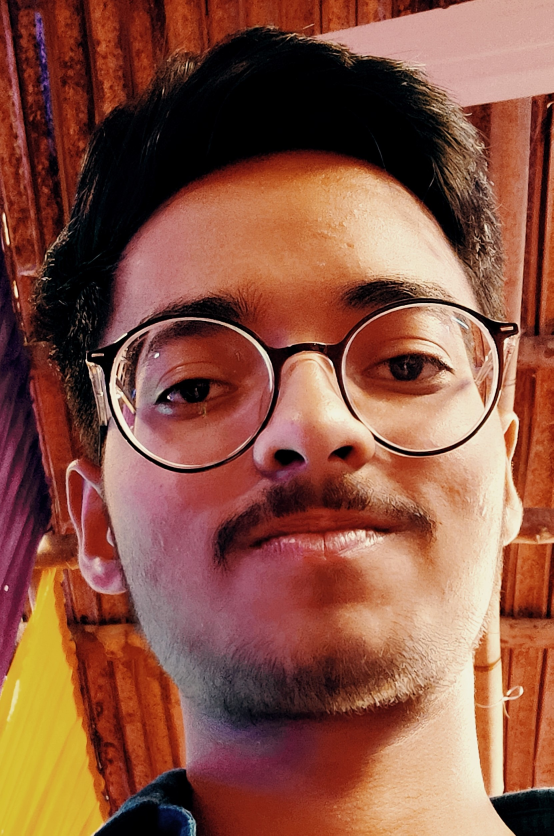
#> input picture OpenCV/ar.jpg, 1660 x 2507 px, given in place of the camera (shown at 1/3 size)
$ python video_detection.py
#> lines starting #> are read from the running program, lines starting #| are printed output that depends on the picture
import cv2,time
#"C:\\Users\Ayush Rajgor\\Downloads\\Video\\ai.mp4"
video= cv2.VideoCapture(0)
face_cascade =cv2.CascadeClassifier("xml\\haarcascade_frontalface_default.xml")
side_cascade =cv2.CascadeClassifier("xml\\haarcascade_profileface.xml")
up_cascade =cv2.CascadeClassifier("haarcascade_eye.xml")
a=1

while True:
    a=a+1
    check, frame=video.read()
#> frame is the input picture: shape (2507, 1660, 3); mean B, G, R 67.3, 84.7, 138.2
    gray=cv2.cvtColor(frame,cv2.COLOR_BGR2GRAY)
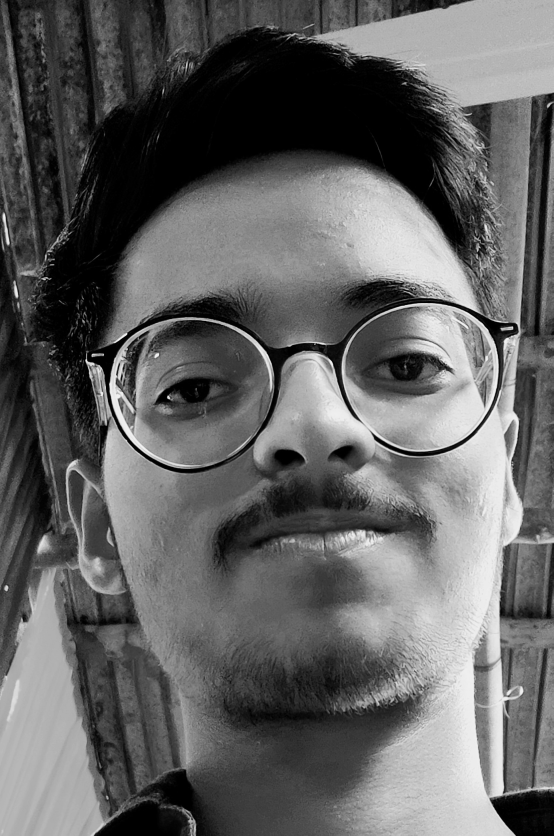
#> gray: shape (2507, 1660) (shown at 1/3 size); min 0, max 249, mean 98.7

    faces=face_cascade.detectMultiScale(gray,1.7,3)
#> faces = [[306, 1878, 69, 69], [262, 124, 118, 118], [899, 667, 118, 118]]
    #sides=side_cascade.detectMultiScale(gray,1.5,5)
    #upp = up_cascade.detectMultiScale(gray, 1.8, 7)

    for (x, y, w, h )in faces:
        cv2.rectangle(frame, (x, y), (x + w, y + h), (0, 255, 0), 3)
#> this loop made 3 passes
        # [5 lines of commented-out code are left out]

    resize = cv2.resize(frame,(800,600))
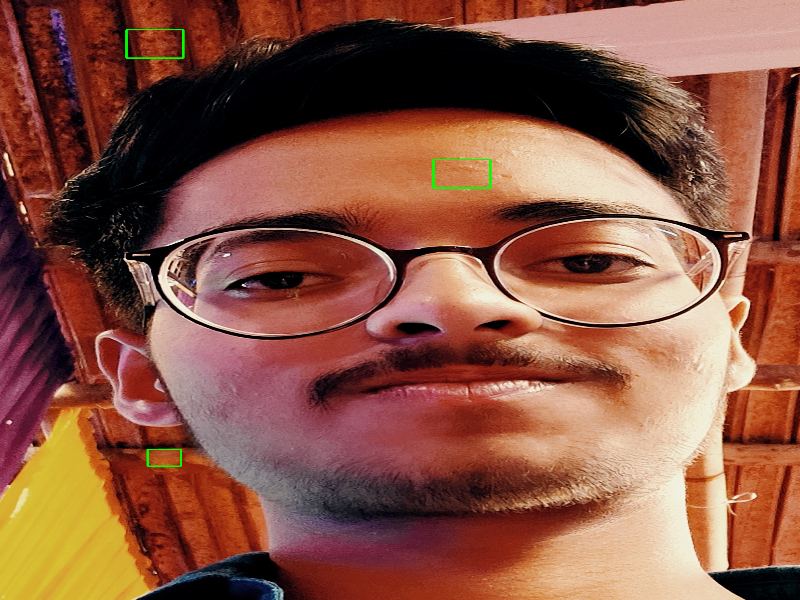
#> resize: shape (600, 800, 3); mean B, G, R 67.1, 84.8, 137.8
    #resize = cv2.resize(frame, (int(frame.shape[1] / 2), int(frame.shape[0] / 2)))
    cv2.imshow("Frame",resize)

    if cv2.waitKey(1)&0xFF == ord('q'):
#> (key q is pressed here)
        break
print(a)
video.release()
cv2.destroyAllWindows()

$ run again, on OpenCV/i.jpg
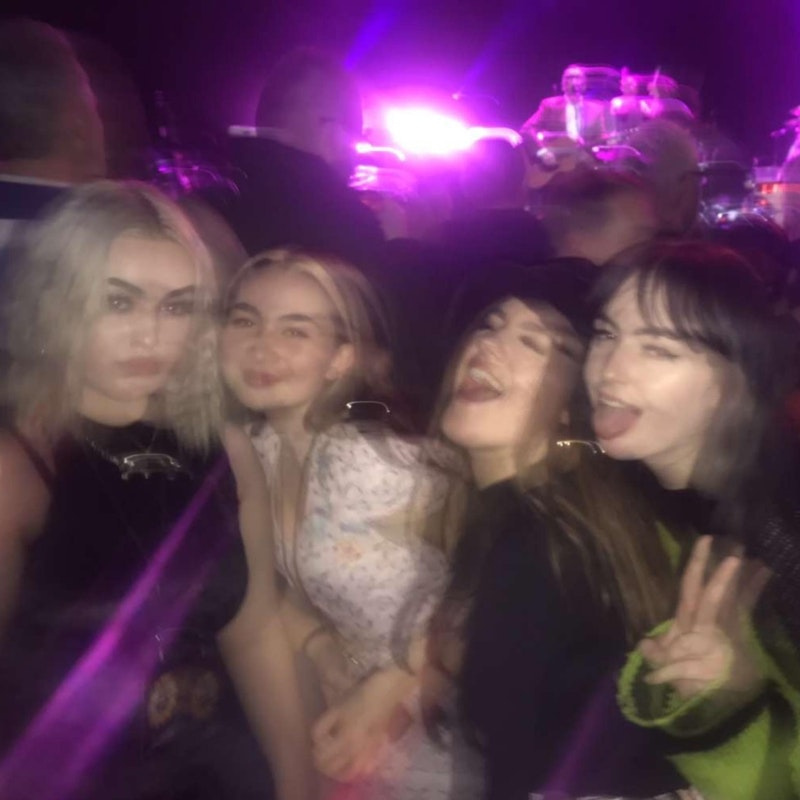
#> input picture OpenCV/i.jpg, 800 x 800 px, given in place of the camera
#> frame is the input picture: shape (800, 800, 3); mean B, G, R 86.1, 61.8, 96.5
#> `gray=cv2.cvtColor(frame,cv2.COLOR_BGR2GRAY)`:
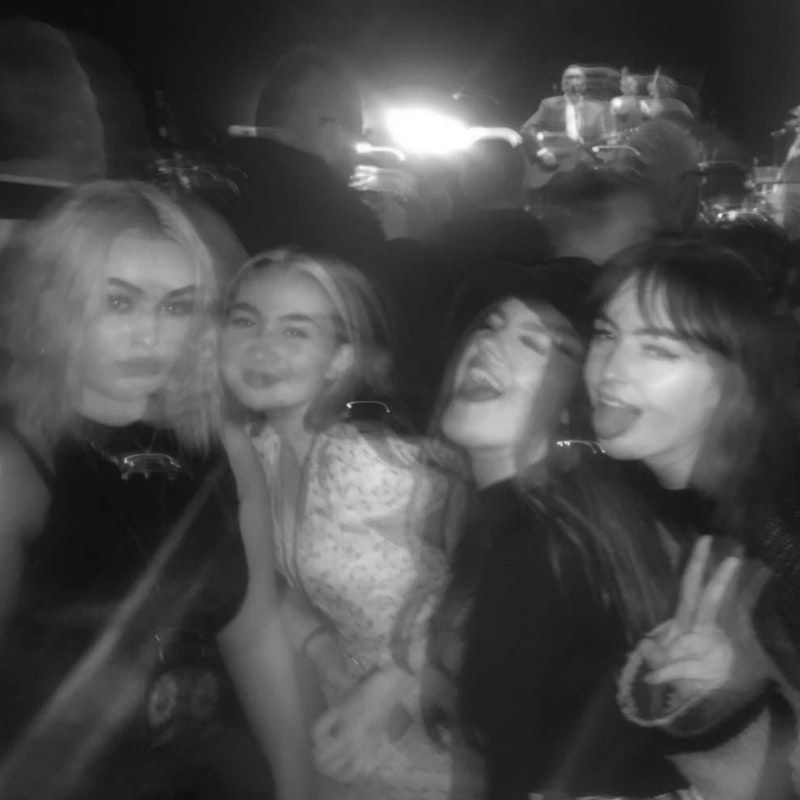
#> gray: shape (800, 800); min 10, max 255, mean 74.9
#> faces = [[216, 285, 118, 118], [45, 229, 200, 200]]
#> the loop `for (x, y, w, h )in faces:` made 2 passes
#> `resize = cv2.resize(frame,(800,600))`:
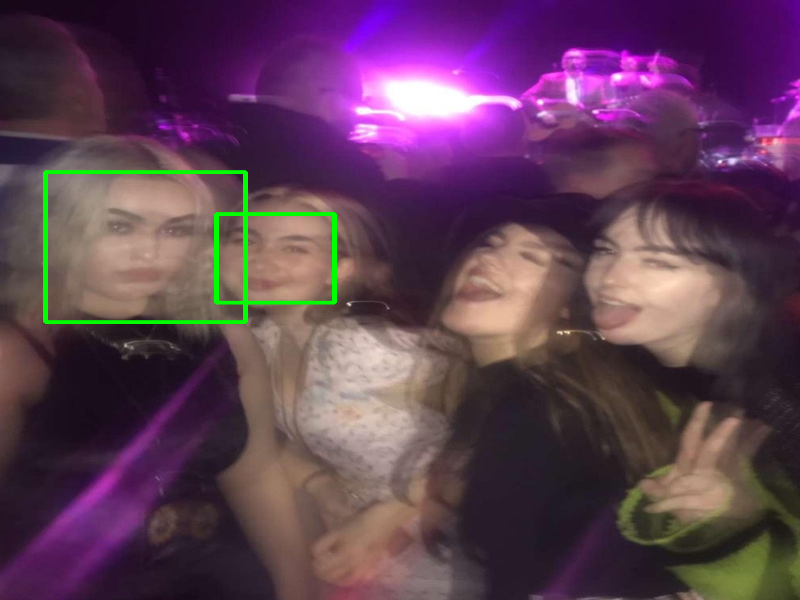
#> resize: shape (600, 800, 3); mean B, G, R 85.2, 63.4, 95.4

$ run again, on OpenCV/my.png
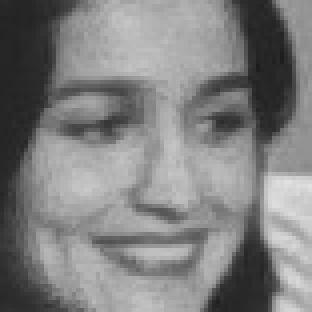
#> input picture OpenCV/my.png, 78 x 78 px, given in place of the camera (shown 4 times larger)
#> frame is the input picture: shape (78, 78, 3); min 28, max 224, mean 128
#> faces = [[5, 5, 69, 69]]
#> the loop `for (x, y, w, h )in faces:` made 1 pass
#> after the loop `for (x, y, w, h )in faces:`:
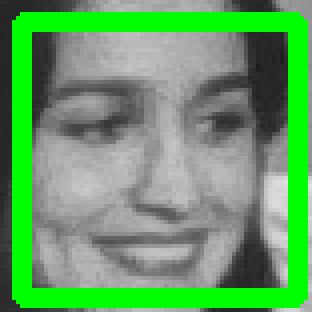
#> frame: shape (78, 78, 3) (shown 4 times larger); mean B, G, R 101.4, 158.8, 101.4
#> `resize = cv2.resize(frame,(800,600))`:
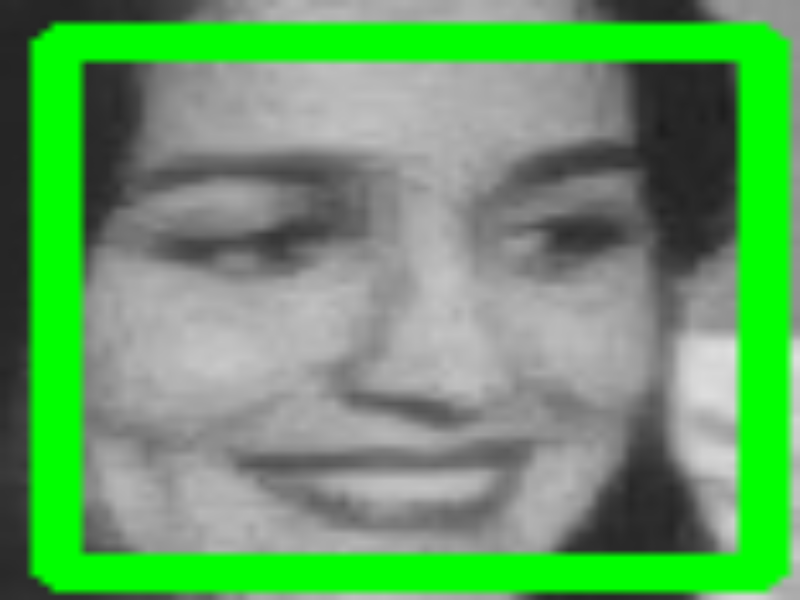
#> resize: shape (600, 800, 3); mean B, G, R 101.3, 158.7, 101.3
